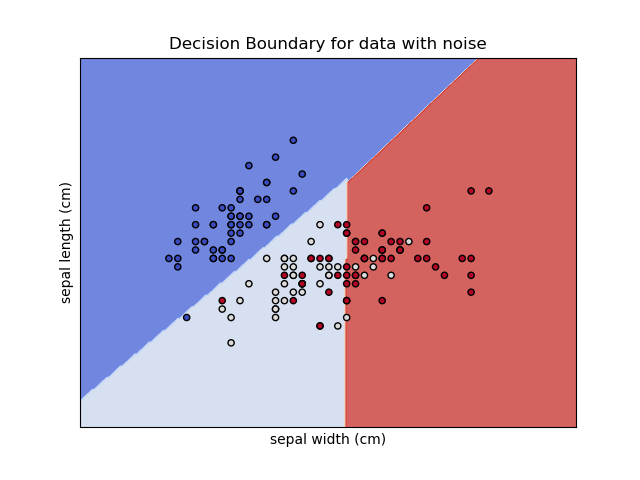

The Python source for this figure:
#!/bin/bash

import numpy as np
import pandas as pd
from sklearn.datasets import load_iris
from sklearn.model_selection import train_test_split
from sklearn.svm import SVC
from matplotlib import pyplot as plt
from sklearn.datasets import make_blobs
from mlxtend.plotting import plot_decision_regions

def meshgridd(x,y,h=0.02):
    #x=iris.data[:,:2]
    #y=iris.target
    x_minimum, x_maximum=x.min()-1,x.max()+1
    y_minimum, y_maximum=y.min()-1,y.max()+1
    xx,yy=np.meshgrid(np.arange(x_minimum,x_maximum,h),np.arange(y_minimum,y_maximum,h))
    return xx, yy

def plot_cont(ax,clf,xx,yy,**params):
    z=clf.predict(np.c_[xx.ravel(),yy.ravel()])
    z=z.reshape(xx.shape)
    out=ax.contourf(xx,yy,z,**params)
    return out

def opening_dataset():
    iris=load_iris()
    feature_names=iris.feature_names[:2]
    df=pd.DataFrame(iris.data,columns=iris.feature_names)
    df['target']=iris.target
    df['Flower']=df.target.apply(lambda x:iris.target_names[x]) 
    df1=df[df.target==0]
    df2=df[df.target==1]
    df3=df[df.target==2]
    
    clean_signal=pd.DataFrame(iris.data,columns=['Sepal Length','Sepal Width','Petal Length','Petal Width'])
    mu,sigma=0,0.1
    noise=np.random.normal(mu,sigma,size=(150,4))
    noisy_signal=clean_signal+noise
    noisy_signal['target']=iris.target
    noisy_signal1=noisy_signal[noisy_signal.target==0]
    noisy_signal2=noisy_signal[noisy_signal.target==1]
    noisy_signal3=noisy_signal[noisy_signal.target==2]
    
    xn=iris.data[:,:2]
    ya=noisy_signal.target
    xn_train,xn_test,ya_train,ya_test=train_test_split(xn,ya,test_size=0.2)
    model=SVC(kernel='linear')
    clf=model.fit(xn_train,ya_train)
    print('Accuracy:',model.score(xn_test,ya_test)*100)
    fig,ax=plt.subplots()

    title=('Decision Boundary for data with noise')
    x0,x1=xn[:,0],xn[:,1]
    xx,yy=meshgridd(x0,x1)

    plot_cont(ax,clf,xx,yy,cmap=plt.cm.coolwarm,alpha=0.8)
    ax.scatter(x0,x1,c=ya,cmap=plt.cm.coolwarm,s=20,edgecolors="k")
    ax.set_ylabel("{}".format(feature_names[0]))
    ax.set_xlabel("{}".format(feature_names[1]))
    ax.set_xticks(())
    ax.set_yticks(())
    ax.set_title(title)
    plt.show()
    
def main():
    opening_dataset()

if __name__=='__main__':
    main()
